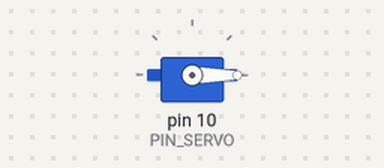
Simulated run of this sketch. Board: Arduino Uno, built with avr-gcc and run on an emulated ATmega328P. Parts: servo.

Above: at 1.05 s.
At 2.5 s:
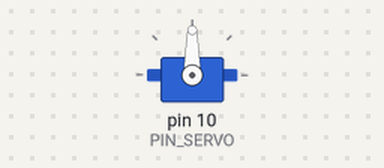
At 4.0 s:
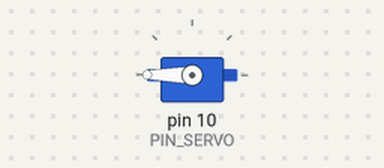
Timing chart, 0 to 7.9 s (numbered marks = the images above):
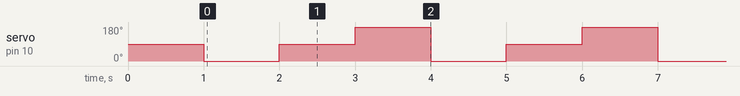

Measured:
- by itself, servo on pin 10 (PIN_SERVO): repeats every 3.0 s: 90° 1.0 s, 180° 1.0 s, 0° 1.0 s

The sketch:

10_example_2.ino
```cpp
#include <Servo.h>
#define PIN_SERVO 10
Servo myservo;

int degreeCo = 0;  // 변수로 선언

void setup() {
  myservo.attach(PIN_SERVO);
  myservo.write(90);
  delay(1000);
}

void loop() {
  int degree = (90 * (degreeCo % 3));

  myservo.write(degree);
  degreeCo += 1;
  delay(1000);
}
```
